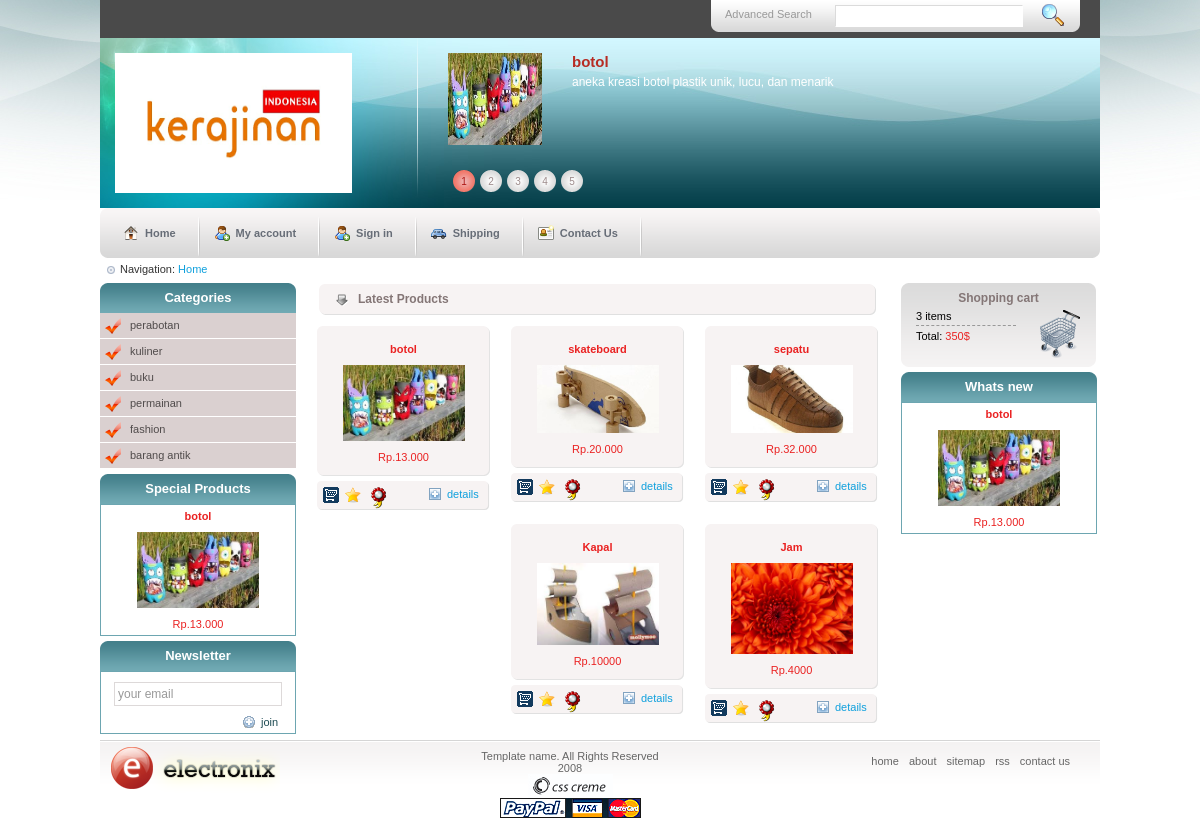
The page / on the database its author committed.
### tables this page shows
CREATE TABLE `barang` (
  `id_brg` int(11) NOT NULL,
  `nama_barang` varchar(50) NOT NULL,
  `harga_barang` varchar(50) NOT NULL,
  `jml_barang` int(11) NOT NULL,
  `rincian_barang` varchar(200) NOT NULL,
  `gambar` text NOT NULL,
  `nm_kategori` varchar(20) NOT NULL
);

CREATE TABLE `kategori` (
  `id_kategori` int(11) NOT NULL,
  `nm_kategori` varchar(20) NOT NULL
);

### index.php (the view, shortened to what this page needs)
<?php
include 'header.php';
?>
  </div>
  <div id="main_content">
    <div id="menu_tab">
      <div class="left_menu_corner"></div>
      <ul class="menu">
        <li><a href="index.php" class="nav1"> Home</a></li>
        <li class="divider"></li>
        <li><a href="#" class="nav4">My account</a></li>
        <li class="divider"></li>
        <li><a href="admin/login.php" class="nav4">Sign in</a></li>
        <li class="divider"></li>
        <li><a href="#" class="nav5">Shipping</a></li>
        <li class="divider"></li>
        <li><a href="contact.php" class="nav6">Contact Us</a></li>
        <li class="divider"></li>
      </ul>
      <div class="right_menu_corner"></div>
    </div>
    <div class="crumb_navigation"> Navigation: <span class="current">Home</span> </div>
    <div class="left_content">
      <div class="title_box">Categories</div>
      <ul class="left_menu">
        <?php $kat = mysqli_query($kon, "SELECT * FROM kategori ORDER BY id_kategori DESC");
            if(mysqli_num_rows($kat) == 0){
            echo "Tidak ada produk!";
             }else{
              while($menu = mysqli_fetch_assoc($kat)){
      ?>
        <li class="odd"><a href="kategori.php?kategori=<?php echo $menu['nm_kategori']; ?>"><?php echo $menu['nm_kategori']; ?></a></li>
        <?php
              }
              }
              ?>
      </ul>
      <?php
        $sql3 = mysqli_query($kon, "SELECT * FROM barang ORDER BY id_brg DESC");
          $data3 = mysqli_fetch_assoc($sql3);
      ?>
      <div class="title_box">Special Products</div>
      <div class="border_box">
        <div class="product_title"><a href="details.php"><?php echo $data3['nama_barang']; ?></a></div>
        <div class="product_img"><a href="details.php?uID=<?php echo $data3['id_brg']; ?>"><img src="admin/upload/<?php echo $data3['gambar']; ?>" alt="" border="0" width="122" /></a></div>
        <div class="prod_price"><span class="price">Rp.<?php echo $data3['harga_barang']; ?></span></div>
      </div>
      <div class="title_box">Newsletter</div>
      <div class="border_box">
        <input type="text" name="newsletter" class="newsletter_input" value="your email"/>
        <a href="#" class="join">join</a> </div>
    </div>
    <div class="center_content">
      <div class="center_title_bar">Latest Products</div>
      <?php $sql = mysqli_query($kon, "SELECT * FROM barang ORDER BY id_brg DESC");
            if(mysqli_num_rows($sql) == 0){
            echo "Tidak ada produk!";
             }else{
              while($data = mysqli_fetch_assoc($sql)){
      ?>
      <div class="prod_box">
        <div class="top_prod_box"></div>
        <div class="center_prod_box">
          <div class="product_title"><a href="details.php"><?php echo $data['nama_barang']; ?></a></div>
          <div class="product_img"><a href="details.php?uID=<?php echo $data['id_brg']; ?>"><img src="admin/upload/<?php echo $data['gambar']; ?>" alt="" border="0" width="122" /></a></div>
          <div class="prod_price"><span class="price">Rp.<?php echo $data['harga_barang']; ?></span></div>
        </div>
        <div class="bottom_prod_box"></div>
        <div class="prod_details_tab"> <a href="#" title="header=[Add to cart] body=[&nbsp;] fade=[on]"><img src="images/cart.gif" alt="" border="0" class="left_bt" /></a> <a href="#" title="header=[Specials] body=[&nbsp;] fade=[on]"><img src="images/favs.gif" alt="" border="0" class="left_bt" /></a> <a href="#" title="header=[Gifts] body=[&nbsp;] fade=[on]"><img src="images/favorites.gif" alt="" border="0" class="left_bt" /></a> <a href="details.php?uID=<?php echo $data['id_brg']; ?>" class="prod_details">details</a> </div>
      </div>
      <?php
              }
              }
              ?>
    </div>
    <div class="right_content">
      <div class="shopping_cart">
        <div class="cart_title">Shopping cart</div>
        <div class="cart_details"> 3 items <br />
          <span class="border_cart"></span> Total: <span class="price">350$</span> </div>
        <div class="cart_icon"><a href="#" title="header=[Checkout] body=[&nbsp;] fade=[on]"><img src="images/shoppingcart.png" alt="" width="48" height="48" border="0" /></a></div>
      </div>
      <?php
        $sql2 = mysqli_query($kon, "SELECT * FROM barang ORDER BY id_brg DESC");
          $data2 = mysqli_fetch_assoc($sql2);
      ?>
      <div class="title_box">Whats new</div>
      <div class="border_box">
        <div class="product_title"><a href="details.php"><?php echo $data2['nama_barang']; ?></a></div>
        <div class="product_img"><a href="details.php?uID=<?php echo $data2['id_brg']; ?>"><img src="admin/upload/<?php echo $data2['gambar']; ?>" alt="" border="0" width="122" /></a></div>
        <div class="prod_price"><span class="price">Rp.<?php echo $data2['harga_barang']; ?></span></div>
      </div>
    </div>
  </div>
 <?php include 'footer.php'; ?>

### header.php (shortened to what this page needs)
<?php include 'admin/includes/connection.php' ?>
<!DOCTYPE html PUBLIC "-//W3C//DTD XHTML 1.0 Transitional//EN" "http://www.w3.org/TR/xhtml1/DTD/xhtml1-transitional.dtd">
<html xmlns="http://www.w3.org/1999/xhtml">
<head>
<link rel="stylesheet" type="text/css" href="style.css" />
</head>
<body>
<div id="main_container">
  <div class="top_bar">
    <div class="top_search">
      <div class="search_text">Advanced Search</div>
      <form method="get" action="search.php">
        <input type="text" class="search_input" name="nama_barang" />
        <input type="image" src="images/search.gif" class="search_bt" name="cari" />
      </form>
    </div>
  </div>
  <div id="header">
    <div id="logo"> <a href="#"><img src="images/kerajinan.png" alt="" border="0" width="237" height="140" /></a> </div>
    <div class="oferte_content">
      <div class="oferta">
      <?php
        $head = mysqli_query($kon, "SELECT * FROM barang ORDER BY id_brg DESC");
          $dat = mysqli_fetch_assoc($head);
      ?>
        <div class="oferta_content"> <img src="admin/upload/<?php echo $dat['gambar']; ?>" width="94" height="92" alt="" border="0" class="oferta_img" />
          <div class="oferta_details">
            <div class="oferta_title"><?php echo $dat['nama_barang']; ?></div>
            <div class="oferta_text"><?php echo $dat['rincian_barang']; ?></div>
        </div>
        <div class="oferta_pagination"> <span class="current">1</span> <a href="#">2</a> <a href="#">3</a> <a href="#">4</a> <a href="#">5</a> </div>
      </div>
    </div>

### footer.php
 <div class="footer">
    <div class="left_footer"> <img src="images/footer_logo.png" alt="" width="170" height="49"/> </div>
    <div class="center_footer"> Template name. All Rights Reserved 2008<br />
      <a href="http://csscreme.com"><img src="images/csscreme.jpg" alt="csscreme" border="0" /></a><br />
      <img src="images/payment.gif" alt="" /> </div>
    <div class="right_footer"> <a href="#">home</a> <a href="#">about</a> <a href="#">sitemap</a> <a href="#">rss</a> <a href="contact.html">contact us</a> </div>
  </div>
</div>
</body>
</html>

### rows shown on the page
barang: gambar (picture), nama_barang "botol", rincian_barang "aneka kreasi botol plastik unik, lucu, dan menarik", harga_barang "13.000"
kategori: nm_kategori "perabotan"
kategori: nm_kategori "kuliner"
kategori: nm_kategori "buku"
kategori: nm_kategori "permainan"
kategori: nm_kategori "fashion"
kategori: nm_kategori "barang antik"
barang: nama_barang "skateboard", gambar (picture), harga_barang "20.000"
barang: nama_barang "sepatu", gambar (picture), harga_barang "32.000"
barang: nama_barang "Kapal", gambar (picture), harga_barang "10000"
barang: nama_barang "Jam", gambar (picture), harga_barang "4000"
